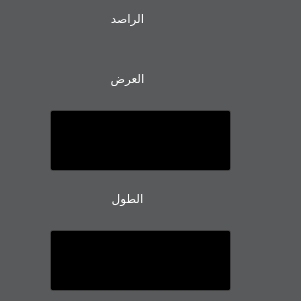
   <widget class="QWidget" name="result_home" native="true">
    <property name="geometry">
     <rect>
      <x>530</x>
      <y>170</y>
      <width>301</width>
      <height>301</height>
     </rect>
    </property>
    <property name="palette">
     <palette>
      <active>
       <colorrole role="WindowText">
        <brush brushstyle="SolidPattern">
         <color alpha="255">
          <red>255</red>
          <green>255</green>
          <blue>255</blue>
         </color>
        </brush>
       </colorrole>
       <colorrole role="Button">
        <brush brushstyle="SolidPattern">
         <color alpha="255">
          <red>89</red>
          <green>90</green>
          <blue>91</blue>
         </color>
        </brush>
       </colorrole>
       <colorrole role="Light">
        <brush brushstyle="SolidPattern">
         <color alpha="255">
          <red>134</red>
          <green>135</green>
          <blue>137</blue>
         </color>
        </brush>
       </colorrole>
       <colorrole role="Midlight">
        <brush brushstyle="SolidPattern">
         <color alpha="255">
          <red>111</red>
          <green>112</green>
          <blue>114</blue>
         </color>
        </brush>
       </colorrole>
       <colorrole role="Dark">
        <brush brushstyle="SolidPattern">
         <color alpha="255">
          <red>44</red>
          <green>45</green>
          <blue>45</blue>
         </color>
        </brush>
       </colorrole>
       <colorrole role="Mid">
        <brush brushstyle="SolidPattern">
         <color alpha="255">
          <red>59</red>
          <green>60</green>
          <blue>60</blue>
         </color>
        </brush>
       </colorrole>
       <colorrole role="Text">
        <brush brushstyle="SolidPattern">
         <color alpha="255">
          <red>255</red>
          <green>255</green>
          <blue>255</blue>
         </color>
        </brush>
       </colorrole>
       <colorrole role="BrightText">
        <brush brushstyle="SolidPattern">
         <color alpha="255">
          <red>255</red>
          <green>255</green>
          <blue>255</blue>
         </color>
        </brush>
       </colorrole>
       <colorrole role="ButtonText">
        <brush brushstyle="SolidPattern">
         <color alpha="255">
          <red>255</red>
          <green>255</green>
          <blue>255</blue>
         </color>
        </brush>
       </colorrole>
       <colorrole role="Base">
        <brush brushstyle="SolidPattern">
         <color alpha="255">
          <red>0</red>
          <green>0</green>
          <blue>0</blue>
         </color>
        </brush>
       </colorrole>
       <colorrole role="Window">
        <brush brushstyle="SolidPattern">
         <color alpha="255">
          <red>89</red>
          <green>90</green>
          <blue>91</blue>
         </color>
        </brush>
       </colorrole>
       <colorrole role="Shadow">
        <brush brushstyle="SolidPattern">
         <color alpha="255">
          <red>0</red>
          <green>0</green>
          <blue>0</blue>
         </color>
        </brush>
       </colorrole>
       <colorrole role="AlternateBase">
        <brush brushstyle="SolidPattern">
         <color alpha="255">
          <red>44</red>
          <green>45</green>
          <blue>45</blue>
         </color>
        </brush>
       </colorrole>
       <colorrole role="ToolTipBase">
        <brush brushstyle="SolidPattern">
         <color alpha="255">
          <red>255</red>
          <green>255</green>
          <blue>220</blue>
         </color>
        </brush>
       </colorrole>
       <colorrole role="ToolTipText">
        <brush brushstyle="SolidPattern">
         <color alpha="255">
          <red>0</red>
          <green>0</green>
          <blue>0</blue>
         </color>
        </brush>
       </colorrole>
      </active>
      <inactive>
       <colorrole role="WindowText">
        <brush brushstyle="SolidPattern">
         <color alpha="255">
          <red>255</red>
          <green>255</green>
          <blue>255</blue>
         </color>
        </brush>
       </colorrole>
       <colorrole role="Button">
        <brush brushstyle="SolidPattern">
         <color alpha="255">
          <red>89</red>
          <green>90</green>
          <blue>91</blue>
         </color>
        </brush>
       </colorrole>
       <colorrole role="Light">
        <brush brushstyle="SolidPattern">
         <color alpha="255">
          <red>134</red>
          <green>135</green>
          <blue>137</blue>
         </color>
        </brush>
       </colorrole>
       <colorrole role="Midlight">
        <brush brushstyle="SolidPattern">
         <color alpha="255">
          <red>111</red>
          <green>112</green>
          <blue>114</blue>
         </color>
        </brush>
       </colorrole>
       <colorrole role="Dark">
        <brush brushstyle="SolidPattern">
         <color alpha="255">
          <red>44</red>
          <green>45</green>
          <blue>45</blue>
         </color>
        </brush>
       </colorrole>
       <colorrole role="Mid">
        <brush brushstyle="SolidPattern">
         <color alpha="255">
          <red>59</red>
          <green>60</green>
          <blue>60</blue>
         </color>
        </brush>
       </colorrole>
       <colorrole role="Text">
        <brush brushstyle="SolidPattern">
         <color alpha="255">
          <red>255</red>
          <green>255</green>
          <blue>255</blue>
         </color>
        </brush>
       </colorrole>
       <colorrole role="BrightText">
        <brush brushstyle="SolidPattern">
         <color alpha="255">
          <red>255</red>
          <green>255</green>
          <blue>255</blue>
         </color>
        </brush>
       </colorrole>
       <colorrole role="ButtonText">
        <brush brushstyle="SolidPattern">
         <color alpha="255">
          <red>255</red>
          <green>255</green>
          <blue>255</blue>
         </color>
        </brush>
       </colorrole>
       <colorrole role="Base">
        <brush brushstyle="SolidPattern">
         <color alpha="255">
          <red>0</red>
          <green>0</green>
          <blue>0</blue>
         </color>
        </brush>
       </colorrole>
       <colorrole role="Window">
        <brush brushstyle="SolidPattern">
         <color alpha="255">
          <red>89</red>
          <green>90</green>
          <blue>91</blue>
         </color>
        </brush>
       </colorrole>
       <colorrole role="Shadow">
        <brush brushstyle="SolidPattern">
         <color alpha="255">
          <red>0</red>
          <green>0</green>
          <blue>0</blue>
         </color>
        </brush>
       </colorrole>
       <colorrole role="AlternateBase">
        <brush brushstyle="SolidPattern">
         <color alpha="255">
          <red>44</red>
          <green>45</green>
          <blue>45</blue>
         </color>
        </brush>
       </colorrole>
       <colorrole role="ToolTipBase">
        <brush brushstyle="SolidPattern">
         <color alpha="255">
          <red>255</red>
          <green>255</green>
          <blue>220</blue>
         </color>
        </brush>
       </colorrole>
       <colorrole role="ToolTipText">
        <brush brushstyle="SolidPattern">
         <color alpha="255">
          <red>0</red>
          <green>0</green>
          <blue>0</blue>
         </color>
        </brush>
       </colorrole>
      </inactive>
      <disabled>
       <colorrole role="WindowText">
        <brush brushstyle="SolidPattern">
         <color alpha="255">
          <red>44</red>
          <green>45</green>
          <blue>45</blue>
         </color>
        </brush>
       </colorrole>
       <colorrole role="Button">
        <brush brushstyle="SolidPattern">
         <color alpha="255">
          <red>89</red>
          <green>90</green>
          <blue>91</blue>
         </color>
        </brush>
       </colorrole>
       <colorrole role="Light">
        <brush brushstyle="SolidPattern">
         <color alpha="255">
          <red>134</red>
          <green>135</green>
          <blue>137</blue>
         </color>
        </brush>
       </colorrole>
       <colorrole role="Midlight">
        <brush brushstyle="SolidPattern">
         <color alpha="255">
          <red>111</red>
          <green>112</green>
          <blue>114</blue>
         </color>
        </brush>
       </colorrole>
       <colorrole role="Dark">
        <brush brushstyle="SolidPattern">
         <color alpha="255">
          <red>44</red>
          <green>45</green>
          <blue>45</blue>
         </color>
        </brush>
       </colorrole>
       <colorrole role="Mid">
        <brush brushstyle="SolidPattern">
         <color alpha="255">
          <red>59</red>
          <green>60</green>
          <blue>60</blue>
         </color>
        </brush>
       </colorrole>
       <colorrole role="Text">
        <brush brushstyle="SolidPattern">
         <color alpha="255">
          <red>44</red>
          <green>45</green>
          <blue>45</blue>
         </color>
        </brush>
       </colorrole>
       <colorrole role="BrightText">
        <brush brushstyle="SolidPattern">
         <color alpha="255">
          <red>255</red>
          <green>255</green>
          <blue>255</blue>
         </color>
        </brush>
       </colorrole>
       <colorrole role="ButtonText">
        <brush brushstyle="SolidPattern">
         <color alpha="255">
          <red>44</red>
          <green>45</green>
          <blue>45</blue>
         </color>
        </brush>
       </colorrole>
       <colorrole role="Base">
        <brush brushstyle="SolidPattern">
         <color alpha="255">
          <red>89</red>
          <green>90</green>
          <blue>91</blue>
         </color>
        </brush>
       </colorrole>
       <colorrole role="Window">
        <brush brushstyle="SolidPattern">
         <color alpha="255">
          <red>89</red>
          <green>90</green>
          <blue>91</blue>
         </color>
        </brush>
       </colorrole>
       <colorrole role="Shadow">
        <brush brushstyle="SolidPattern">
         <color alpha="255">
          <red>0</red>
          <green>0</green>
          <blue>0</blue>
         </color>
        </brush>
       </colorrole>
       <colorrole role="AlternateBase">
        <brush brushstyle="SolidPattern">
         <color alpha="255">
          <red>89</red>
          <green>90</green>
          <blue>91</blue>
         </color>
        </brush>
       </colorrole>
       <colorrole role="ToolTipBase">
        <brush brushstyle="SolidPattern">
         <color alpha="255">
          <red>255</red>
          <green>255</green>
          <blue>220</blue>
         </color>
        </brush>
       </colorrole>
       <colorrole role="ToolTipText">
        <brush brushstyle="SolidPattern">
         <color alpha="255">
          <red>0</red>
          <green>0</green>
          <blue>0</blue>
         </color>
        </brush>
       </colorrole>
      </disabled>
     </palette>
    </property>
    <property name="autoFillBackground">
     <bool>true</bool>
    </property>
    <widget class="QLabel" name="rh_lat_label">
     <property name="geometry">
      <rect>
       <x>100</x>
       <y>190</y>
       <width>55</width>
       <height>16</height>
      </rect>
     </property>
     <property name="text">
      <string>الطول</string>
     </property>
     <property name="alignment">
      <set>Qt::AlignCenter</set>
     </property>
    </widget>
    <widget class="QLabel" name="result_home_label">
     <property name="geometry">
      <rect>
       <x>100</x>
       <y>10</y>
       <width>55</width>
       <height>16</height>
      </rect>
     </property>
     <property name="text">
      <string>الراصد</string>
     </property>
     <property name="alignment">
      <set>Qt::AlignCenter</set>
     </property>
    </widget>
    <widget class="QLabel" name="rh_lon_label">
     <property name="geometry">
      <rect>
       <x>100</x>
       <y>70</y>
       <width>55</width>
       <height>16</height>
      </rect>
     </property>
     <property name="text">
      <string>العرض</string>
     </property>
     <property name="alignment">
      <set>Qt::AlignCenter</set>
     </property>
    </widget>
    <widget class="QLineEdit" name="result_home_lat">
     <property name="geometry">
      <rect>
       <x>50</x>
       <y>230</y>
       <width>181</width>
       <height>61</height>
      </rect>
     </property>
     <property name="palette">
      <palette>
       <active>
        <colorrole role="WindowText">
         <brush brushstyle="SolidPattern">
          <color alpha="255">
           <red>11</red>
           <green>11</green>
           <blue>11</blue>
          </color>
         </brush>
        </colorrole>
        <colorrole role="Text">
         <brush brushstyle="SolidPattern">
          <color alpha="255">
           <red>8</red>
           <green>8</green>
           <blue>8</blue>
          </color>
         </brush>
        </colorrole>
       </active>
       <inactive>
        <colorrole role="WindowText">
         <brush brushstyle="SolidPattern">
          <color alpha="255">
           <red>11</red>
           <green>11</green>
           <blue>11</blue>
          </color>
         </brush>
        </colorrole>
        <colorrole role="Text">
         <brush brushstyle="SolidPattern">
          <color alpha="255">
           <red>8</red>
           <green>8</green>
           <blue>8</blue>
          </color>
         </brush>
        </colorrole>
       </inactive>
       <disabled>
        <colorrole role="WindowText">
         <brush brushstyle="SolidPattern">
          <color alpha="255">
           <red>44</red>
           <green>45</green>
           <blue>45</blue>
          </color>
         </brush>
        </colorrole>
        <colorrole role="Text">
         <brush brushstyle="SolidPattern">
          <color alpha="255">
           <red>44</red>
           <green>45</green>
           <blue>45</blue>
          </color>
         </brush>
        </colorrole>
       </disabled>
      </palette>
     </property>
     <property name="alignment">
      <set>Qt::AlignCenter</set>
     </property>
     <property name="readOnly">
      <bool>true</bool>
     </property>
    </widget>
    <widget class="QLineEdit" name="result_home_lon">
     <property name="geometry">
      <rect>
       <x>50</x>
       <y>110</y>
       <width>181</width>
       <height>61</height>
      </rect>
     </property>
     <property name="palette">
      <palette>
       <active>
        <colorrole role="WindowText">
         <brush brushstyle="SolidPattern">
          <color alpha="255">
           <red>11</red>
           <green>11</green>
           <blue>11</blue>
          </color>
         </brush>
        </colorrole>
        <colorrole role="Text">
         <brush brushstyle="SolidPattern">
          <color alpha="255">
           <red>8</red>
           <green>8</green>
           <blue>8</blue>
          </color>
         </brush>
        </colorrole>
       </active>
       <inactive>
        <colorrole role="WindowText">
         <brush brushstyle="SolidPattern">
          <color alpha="255">
           <red>11</red>
           <green>11</green>
           <blue>11</blue>
          </color>
         </brush>
        </colorrole>
        <colorrole role="Text">
         <brush brushstyle="SolidPattern">
          <color alpha="255">
           <red>8</red>
           <green>8</green>
           <blue>8</blue>
          </color>
         </brush>
        </colorrole>
       </inactive>
       <disabled>
        <colorrole role="WindowText">
         <brush brushstyle="SolidPattern">
          <color alpha="255">
           <red>44</red>
           <green>45</green>
           <blue>45</blue>
          </color>
         </brush>
        </colorrole>
        <colorrole role="Text">
         <brush brushstyle="SolidPattern">
          <color alpha="255">
           <red>44</red>
           <green>45</green>
           <blue>45</blue>
          </color>
         </brush>
        </colorrole>
       </disabled>
      </palette>
     </property>
     <property name="alignment">
      <set>Qt::AlignCenter</set>
     </property>
     <property name="readOnly">
      <bool>true</bool>
     </property>
    </widget>
   </widget>
